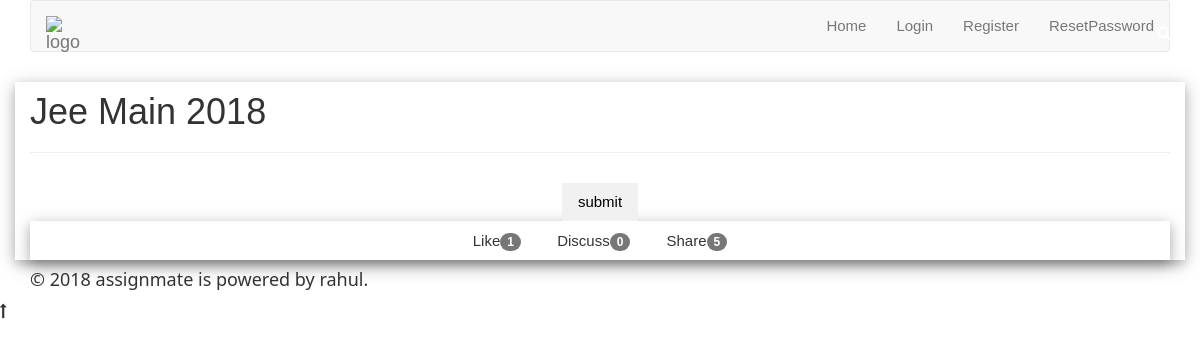
The page /assignment/2 on the database its author committed.
### assignment/models.py (models this page shows, shortened)
class Assignment(models.Model):
    user = models.ForeignKey(User, on_delete=models.CASCADE)
    title=models.CharField(max_length=30,default='assignment')
    discription=models.CharField(max_length=500)
    category=models.CharField(max_length=30,blank=True)
    created = models.DateTimeField(auto_now=True)
    objects = AssignmentManager()
    class Meta:
        ordering = ["-created"]

class Assignmentlikecounter(models.Model):
    assignment=models.OneToOneField(Assignment,on_delete=models.CASCADE)
    user=models.ManyToManyField(User,blank=True)
    number_of_like=models.IntegerField(default=0)

### assignment/views.py (the view)
# urls.py: path('assignment/<pk>',QuestionView.as_view(),name='assignment'),
class QuestionView(DetailView):
    template_name = 'assignment/question_paper.html'
    model = Assignment

### assignment/models.py (called while the page is built)
    def get_queryset(self):
        return AssignmentQuerySet(self.model,using=self._db)

### assignment/templates/assignment/question_paper.html (shortened to what this page needs)
{% extends 'accounts/base.html'%}
{% block body %}
<div class="container w3-card-4">
    <h1 class="w3-myfont">{{ assignment.title|title }}</h1>
    <hr/>
    <form action="{% url 'assignment:assignment_check' assignment.id %}" method="post">
        <div class="w3-container">
            <div class="w3-center">
                <button type="submit" class="w3-light-gray w3-hover-black w3-button">submit</button>
            </div>
        </div>
    </form>
    <div class="w3-container w3-card-4 w3-center">
        <div class="btn-group">
            {%if user in assignment.assignmentlikecounter.user.all%}
            <a href="{%url 'assignment:like' assignment.id %}" ><button class="w3-bar-item w3-button w3-light-gray ">Liked<span class="badge">{{assignment.assignmentlikecounter.number_of_like}}</span></button></a>
            {% else %}
            <a href="{%url 'assignment:like' assignment.id %}" ><button class="w3-bar-item w3-button">Like<span class="badge">{{assignment.assignmentlikecounter.number_of_like}}</span></button></a>
            {%endif%}
            <a href="{% url 'home:assignment-discussion' assignment.id %}"class="w3-bar-item w3-button"> Discuss<span class="badge">{{assignment.assignment_discussion_set.all|length}}</span></a>
            <button class="w3-bar-item w3-button ">Share<span class="badge">5</span></button>
        </div>
    </div>
</div>
{% endblock %}

### accounts/static/accounts/css/w3.css (style rules this page uses)
*,*:before,*:after { box-sizing:inherit }
html { -ms-text-size-adjust:100%;-webkit-text-size-adjust:100% }
body { margin:0 }
a { background-color:transparent;-webkit-text-decoration-skip:objects }
hr { box-sizing:content-box;height:0;overflow:visible }
button,input,select,textarea { font:inherit;margin:0 }
button,input { overflow:visible }
button,select { text-transform:none }
button,html [type=button],[type=reset],[type=submit] { -webkit-appearance:button }
html,body { font-family:Verdana,sans-serif;font-size:15px;line-height:1.5 }
html { overflow-x:hidden }
h1 { font-size:36px }
h1,h2,h3,h4,h5,h6 { font-family:"Segoe UI",Arial,sans-serif;font-weight:400;margin:10px 0 }
hr { border:0;border-top:1px solid #eee;margin:20px 0 }
a { color:inherit }
.w3-btn,.w3-button { border:none;display:inline-block;padding:8px 16px;vertical-align:middle;overflow:hidden;text-decoration:none;color:inherit;background-color:inherit;text-align:center;cursor:pointer;white-space:nowrap }
.w3-btn,.w3-button { -webkit-touch-callout:none;-webkit-user-select:none;-khtml-user-select:none;-moz-user-select:none;-ms-user-select:none;user-select:none }
.w3-container:after,.w3-container:before,.w3-panel:after,.w3-panel:before,.w3-row:after,.w3-row:before,.w3-row-padding:after,.w3-row-padding:before, .w3-cell-row:before,.w3-cell-row:after,.w3-clear:after,.w3-clear:before,.w3-bar:before,.w3-bar:after { content:"";display:table;clear:both }
.w3-container,.w3-panel { padding:0.01em 16px }
.w3-card-4,.w3-hover-shadow:hover { box-shadow:0 4px 10px 0 rgba(0,0,0,0.2),0 4px 20px 0 rgba(0,0,0,0.19) }
.w3-center { text-align:center!important }
.w3-light-grey,.w3-hover-light-grey:hover,.w3-light-gray,.w3-hover-light-gray:hover { color:#000!important;background-color:#f1f1f1!important }

### accounts/templates/accounts/base.html (style rules this page uses)
* { box-sizing: border-box; }

### assignment/templates/assignment/question_paper.html (style rules this page uses)
.w3-myfont { font-family: "Comic Sans MS", cursive, sans-serif; }

### rows shown on the page
Assignment: title "Jee Main 2018", assignmentlikecounter.number_of_like "1", assignment_discussion_set.all|length "0"
